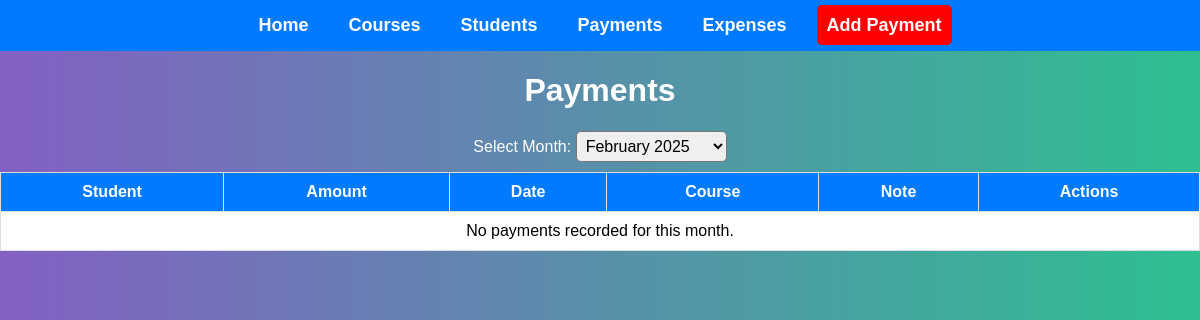
Before: /doremiredo/payments/ with the older database file.
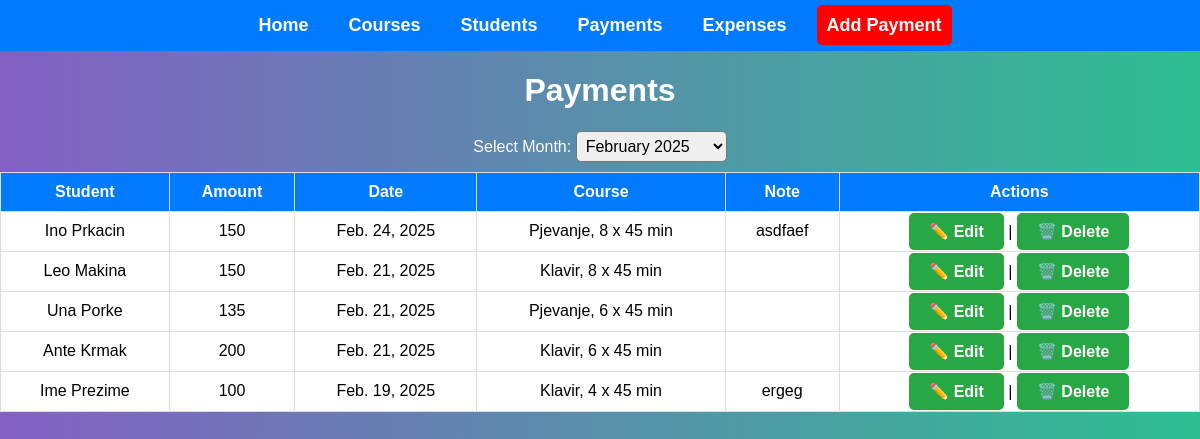
After: the same page with the newer database file.
### doremiredo/models.py (models this page shows, shortened)
class Payment(models.Model):
    CASH = 'cash'
    M_BANKING = 'm_banking'
    CARD = 'card'
    MODEL_CHOICES = [
        (CASH, 'cash'),
        (M_BANKING, 'm_banking'),
        (CARD, 'card')
    ]
    student = models.ForeignKey(Student, on_delete=models.CASCADE)
    amount = models.DecimalField(max_digits=10, decimal_places=0)
    date = models.DateField()
    model = models.CharField(max_length=10, choices=MODEL_CHOICES, default=CASH)
    note = models.TextField(blank=True)
    def get_course(self):
        return self.student.course if self.student.course else None

class Student(models.Model):
    name = models.CharField(max_length=100, unique=True)
    second_child = models.BooleanField(default=False)
    third_child = models.BooleanField(default=False)
    is_active = models.BooleanField(default=True)
    course = models.ForeignKey(Course, on_delete=models.SET_NULL, null=True, blank=True)
    date_of_birth = models.DateField(null=True, blank=True)  # Optional
    enrollment = models.DateField(default=date.today, null=True, blank=True)  # Optional
    discharge = models.DateField(null=True, blank=True)  # Optional
    school_class = models.PositiveIntegerField(null=True, blank=True)  # Optional
    school = models.CharField(max_length=255, blank=True, null=True)  # Optional
    profession = models.CharField(max_length=255, blank=True, null=True)  # Optional
    contact = models.CharField(max_length=100, null=True, blank=True)
    notes = models.TextField(null=True, blank=True)
    def __str__(self):
        return self.name

class Course(models.Model):
    MONTHLY = 'monthly'
    SINGLE = 'single'
    FREQUENCY_CHOICES = [
        (MONTHLY, 'Monthly'),
        (SINGLE, 'Single'),
    ]
    name = models.CharField(max_length=100)
    price = models.DecimalField(max_digits=4, decimal_places=0)
    description = models.TextField(blank=True)
    frequency = models.CharField(
        max_length=10,
        choices=FREQUENCY_CHOICES,
        default=MONTHLY
    )
    def __str__(self):
        return self.name

### doremiredo/views.py (the view)
# urls.py: path('payments/', views.list_payment, name='list_payment'),
def list_payment(request):
    today = now().date()
    selected_month = request.GET.get('month', today.strftime('%Y-%m'))  # Default: current month (YYYY-MM)
    try:
        year, month = map(int, selected_month.split('-'))
    except ValueError:
        year, month = today.year, today.month  # Fallback in case of invalid input
    payments = Payment.objects.filter(date__year=year, date__month=month).order_by('-date')
    months = [(today.replace(month=i).strftime('%Y-%m'), today.replace(month=i).strftime('%B %Y')) for i in
              range(1, 13)]
    return render(request, 'list_payment.html', {
        'payments': payments,
        'selected_month': selected_month,
        'months': months,
    })

### doremiredo/templates/list_payment.html (shortened to what this page needs)
{% load static %}
<!DOCTYPE html>
<html lang="en">
<head>
    <link rel="stylesheet" href="{% static 'doremiredo/styles.css' %}">
</head>
<body>
    <nav>
        <ul>
            <li><a href="{% url 'home' %}">Home</a></li>
            <li><a href="{% url 'list_course' %}">Courses</a></li>
            <li><a href="{% url 'list_student' %}">Students</a></li>
            <li><a href="{% url 'list_payment' %}">Payments</a></li>
            <li><a href="{% url 'list_expense' %}">Expenses</a></li>
            <li><a href="{% url 'add_payment' %}" class="red-button">Add Payment</a></li>
        </ul>
    </nav>
    <h1>Payments</h1>
    <form method="GET" action="{% url 'list_payment' %}">
        <label for="month">Select Month:</label>
        <select name="month" id="month" onchange="this.form.submit()">
            {% for value, label in months %}
                <option value="{{ value }}" {% if value == selected_month %}selected{% endif %}>
                    {{ label }}
                </option>
            {% endfor %}
        </select>
    </form>
    <table>
        <thead>
            <tr>
                <th>Student</th>
                <th>Amount</th>
                <th>Date</th>
                <th>Course</th>
                <th>Note</th>
                <th>Actions</th>
            </tr>
        </thead>
        <tbody>
            {% for payment in payments %}
            <tr>
                <td>{{ payment.student }}</td>
                <td>{{ payment.amount }}</td>
                <td>{{ payment.date }}</td>
                <td>{{ payment.get_course }}</td>
                <td>{{ payment.note }}</td>
                <td>
                    <a href="{% url 'edit_payment' payment.id %}" class="btn">✏️ Edit</a> |
                    <a href="{% url 'delete_payment' payment.id %}" class="btn" onclick="return confirm('Are you sure you want to delete this payment?');">🗑️ Delete</a>
                </td>
            </tr>
            {% empty %}
            <tr>
                <td colspan="6">No payments recorded for this month.</td>
            </tr>
            {% endfor %}
        </tbody>
    </table>
</body>
</html>

### doremiredo/static/doremiredo/styles.css (style rules this page uses)
body { font-family: 'Arial', sans-serif; background: linear-gradient(to right, #8360c3, #2ebf91); color: #fff; text-align: center; margin: 0; padding: 0; }
select { margin-bottom: 10px; padding: 5px; font-size: 16px; border-radius: 5px; }
table { width: 100%; border-collapse: collapse; text-align: left; }
th, td { padding: 10px 12px; border: 1px solid #ddd; }
th { background-color: #007bff; color: white; text-align: center; }
td { text-align: center; background-color: white; color: black; }
nav { background-color: #007bff; padding: 15px; text-align: center; }
nav ul { list-style: none; padding: 0; margin: 0; display: flex; justify-content: center; gap: 20px; }
nav ul li { display: inline; }
nav ul li a { text-decoration: none; color: white; font-size: 18px; font-weight: bold; padding: 10px 10px; border-radius: 5px; transition: background 0.3s; }
.red-button { background-color: red; color: white; padding: 10px 10px; border-radius: 5px; text-decoration: none; font-weight: bold; display: inline; transition: background-color 0.3s ease; }
.btn { display: inline; padding: 10px 20px; margin-bottom: 20px; font-size: 16px; font-weight: bold; color: white; background-color: #28a745; border: none; border-radius: 5px; text-decoration: none; text-align: center; transition: background 0.3s; }

Changed rows visible on the page:
added Payment: student "Ino Prkacin", amount "150", date "Feb. 24, 2025", get_course "Pjevanje, 8 x 45 min", note "asdfaef"
added Payment: student "Leo Makina", amount "150", date "Feb. 21, 2025", get_course "Klavir, 8 x 45 min"
added Payment: student "Una Porke", amount "135", date "Feb. 21, 2025", get_course "Pjevanje, 6 x 45 min"
added Payment: student "Ante Krmak", amount "200", date "Feb. 21, 2025", get_course "Klavir, 6 x 45 min"
added Payment: student "Ime Prezime", amount "100", date "Feb. 19, 2025", get_course "Klavir, 4 x 45 min", note "ergeg"
Other visible differences:
text no longer shown: "No payments recorded for this month."
